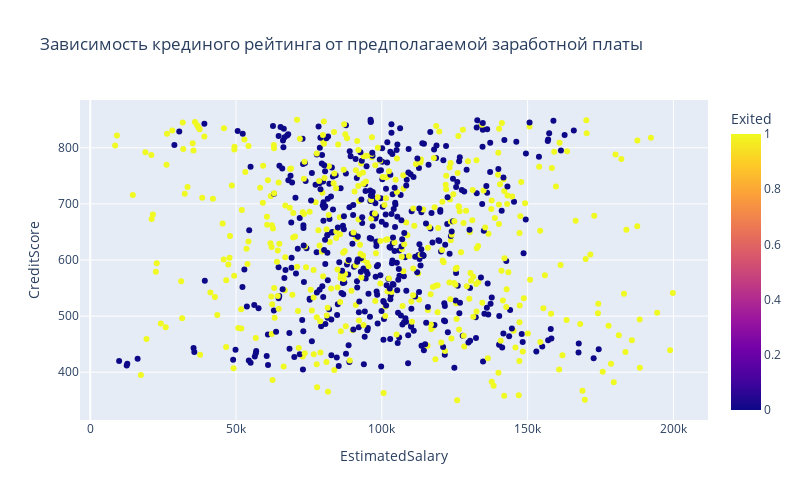

The notebook cell saved with this chart:
### Markdown cell above
## 9.5.
Постройте график, который показывает взаимосвязь кредитного рейтинга клиента и его предполагаемой зарплаты. Добавьте расцветку по признаку оттока клиентов. Какова взаимосвязь между признаками? Если не видите явной взаимосвязи, укажите это.

### Code cell
salary_score_data = churn_data.groupby(['CreditScore', 'Exited'], as_index=False)['EstimatedSalary'].median()
fig = px.scatter(
    data_frame = salary_score_data,
    x = 'EstimatedSalary',
    y='CreditScore',
    color='Exited',
    height=500,
    width=800,
    title='Зависимость крединого рейтинга от предполагаемой заработной платы'
)
if not os.path.exists("images"):
    os.mkdir("images")
fig.write_image("images/fig9.5.png")
fig.show();

### Figure 1 — Plotly figure (JSON) as saved in the notebook; plotly's stock layout.template omitted (floating-point values rounded to 4 significant figures; data arrays with more than 128 entries replaced by an {"elided": "..."} marker saying what was removed)
{"data": [{"hovertemplate": "EstimatedSalary=%{x}<br>CreditScore=%{y}<br>Exited=%{marker.color}<extra></extra>", "legendgroup": "", "marker": {"color": {"elided": "862 int values"}, "coloraxis": "coloraxis", "symbol": "circle"}, "mode": "markers", "name": "", "orientation": "v", "showlegend": false, "type": "scatter", "x": {"elided": "862 float values"}, "xaxis": "x", "y": {"elided": "862 int values"}, "yaxis": "y"}], "layout": {"coloraxis": {"colorbar": {"title": {"text": "Exited"}}, "colorscale": [[0, "#0d0887"], [0.1111, "#46039f"], [0.2222, "#7201a8"], [0.3333, "#9c179e"], [0.4444, "#bd3786"], [0.5556, "#d8576b"], [0.6667, "#ed7953"], [0.7778, "#fb9f3a"], [0.8889, "#fdca26"], [1, "#f0f921"]]}, "height": 500, "legend": {"tracegroupgap": 0}, "title": {"text": "Зависимость крединого рейтинга от предполагаемой заработной платы"}, "width": 800, "xaxis": {"anchor": "y", "domain": [0, 1], "title": {"text": "EstimatedSalary"}}, "yaxis": {"anchor": "x", "domain": [0, 1], "title": {"text": "CreditScore"}}}}
